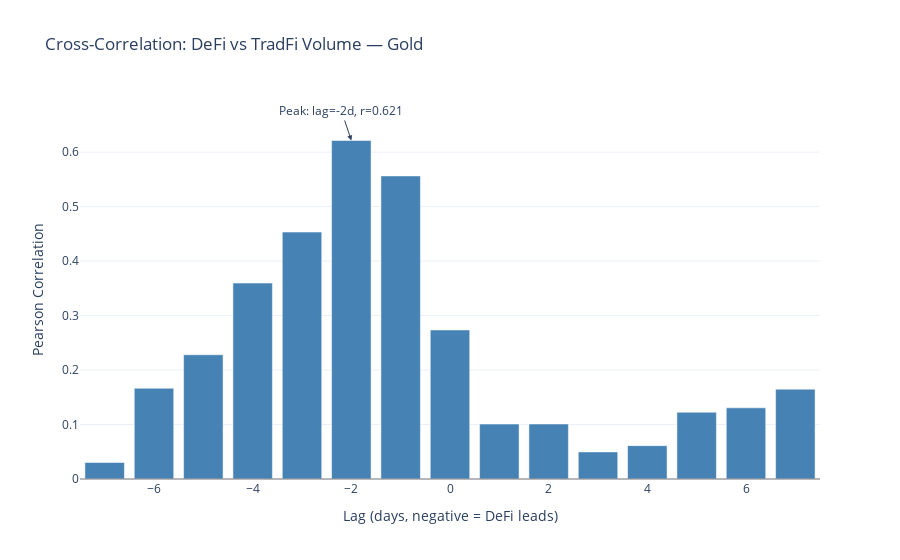
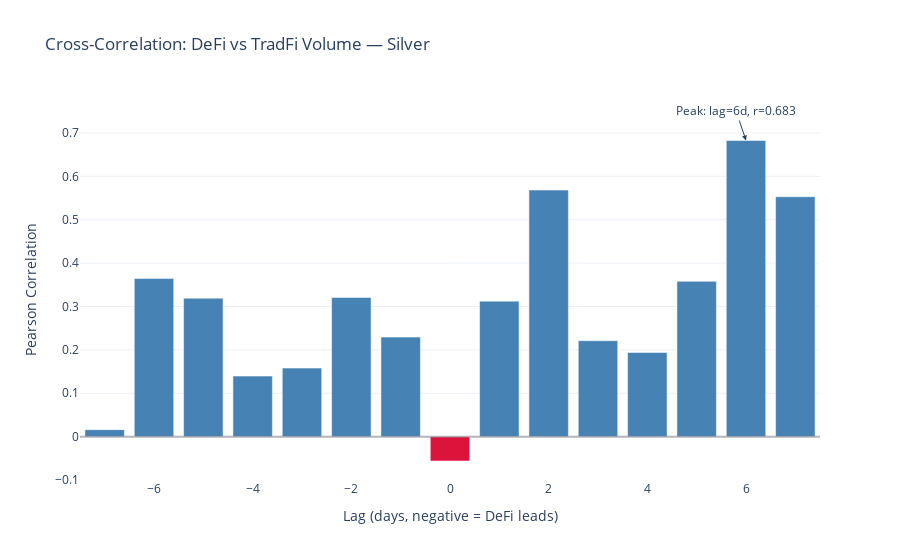
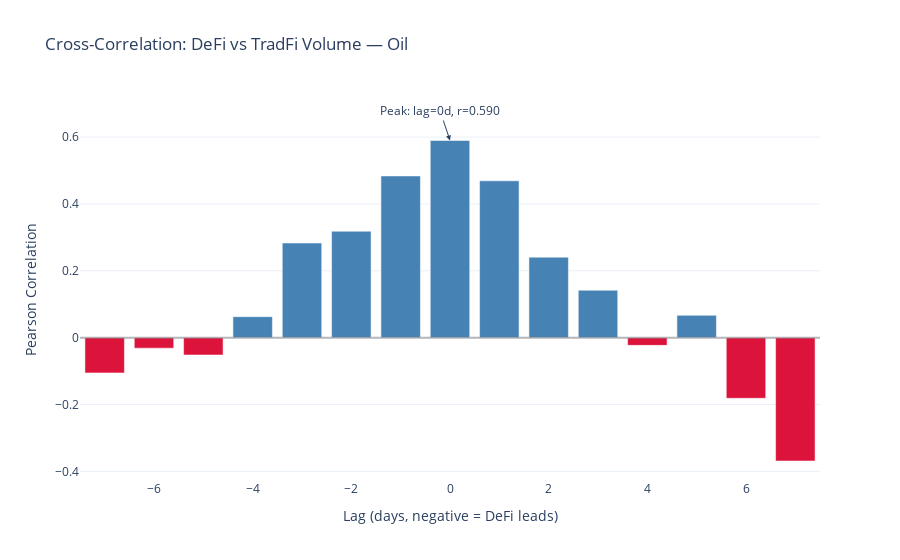
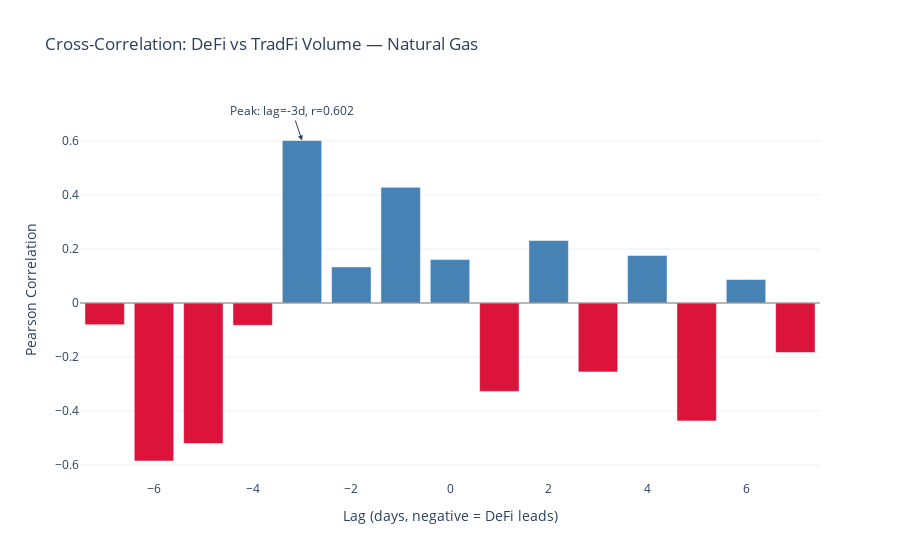

Notebook code cell kept with these figures, in order:
### Markdown cell above
## 3. Cross-Correlation — DeFi vs TradFi Volume

### 3A. Summary Curve
Pearson correlation at each lag from **-7 to +7 days**.  
Negative lag = DeFi leads, positive lag = TradFi leads.

### Code cell
LAGS = range(-7, 8)  # -7 to +7 days

for asset, df in data.items():
    overlap = df.dropna(subset=["defi_notional_usd", "tradfi_notional_usd"]).copy()

    if len(overlap) < 10:
        print(f"{asset}: only {len(overlap)} overlapping days — skipping cross-correlation")
        continue

    lags, corrs = [], []
    for lag in LAGS:
        shifted = overlap["defi_notional_usd"].shift(lag)
        valid = shifted.notna() & overlap["tradfi_notional_usd"].notna()
        if valid.sum() >= 5:
            lags.append(lag)
            corrs.append(shifted[valid].corr(overlap["tradfi_notional_usd"][valid]))

    if len(corrs) == 0:
        print(f"{asset}: insufficient data for cross-correlation")
        continue

    peak_idx = int(np.argmax(np.abs(corrs)))
    peak_lag, peak_corr = lags[peak_idx], corrs[peak_idx]

    # Color bars based on correlation value
    colors = ['crimson' if c < 0 else 'steelblue' for c in corrs]

    fig = go.Figure()
    fig.add_trace(go.Bar(x=lags, y=corrs, marker_color=colors, name="Correlation"))
    fig.add_hline(y=0, line_dash="solid", line_color="gray", opacity=0.5)
    fig.add_annotation(x=peak_lag, y=peak_corr, text=f"Peak: lag={peak_lag}d, r={peak_corr:.3f}",
                       showarrow=True, arrowhead=2, bgcolor="white")
    fig.update_layout(
        title=f"Cross-Correlation: DeFi vs TradFi Volume — {asset}",
        xaxis_title="Lag (days, negative = DeFi leads)",
        yaxis_title="Pearson Correlation",
        hovermode="x unified",
        template="plotly_white",
        showlegend=False,
    )
    fig.show()

### Figure 1 — Plotly figure (JSON) as saved in the notebook; plotly's stock layout.template omitted (floating-point values rounded to 4 significant figures)
{"data": [{"marker": {"color": ["steelblue", "steelblue", "steelblue", "steelblue", "steelblue", "steelblue", "steelblue", "steelblue", "steelblue", "steelblue", "steelblue", "steelblue", "steelblue", "steelblue", "steelblue"]}, "name": "Correlation", "type": "bar", "x": [-7, -6, -5, -4, -3, -2, -1, 0, 1, 2, 3, 4, 5, 6, 7], "y": [0.03032, 0.1665, 0.228, 0.3596, 0.4532, 0.6213, 0.5563, 0.2735, 0.1009, 0.101, 0.04973, 0.06123, 0.1225, 0.1306, 0.1649]}], "layout": {"annotations": [{"arrowhead": 2, "bgcolor": "white", "showarrow": true, "text": "Peak: lag=-2d, r=0.621", "x": -2, "y": 0.6213}], "hovermode": "x unified", "shapes": [{"line": {"color": "gray", "dash": "solid"}, "opacity": 0.5, "type": "line", "x0": 0, "x1": 1, "xref": "x domain", "y0": 0, "y1": 0, "yref": "y"}], "showlegend": false, "title": {"text": "Cross-Correlation: DeFi vs TradFi Volume — Gold"}, "xaxis": {"title": {"text": "Lag (days, negative = DeFi leads)"}}, "yaxis": {"title": {"text": "Pearson Correlation"}}}}

### Figure 2 — Plotly figure (JSON) as saved in the notebook; plotly's stock layout.template omitted (floating-point values rounded to 4 significant figures)
{"data": [{"marker": {"color": ["steelblue", "steelblue", "steelblue", "steelblue", "steelblue", "steelblue", "steelblue", "crimson", "steelblue", "steelblue", "steelblue", "steelblue", "steelblue", "steelblue", "steelblue"]}, "name": "Correlation", "type": "bar", "x": [-7, -6, -5, -4, -3, -2, -1, 0, 1, 2, 3, 4, 5, 6, 7], "y": [0.01617, 0.3648, 0.3191, 0.1396, 0.158, 0.3209, 0.2295, -0.05613, 0.3124, 0.5684, 0.2212, 0.1941, 0.3581, 0.6827, 0.5531]}], "layout": {"annotations": [{"arrowhead": 2, "bgcolor": "white", "showarrow": true, "text": "Peak: lag=6d, r=0.683", "x": 6, "y": 0.6827}], "hovermode": "x unified", "shapes": [{"line": {"color": "gray", "dash": "solid"}, "opacity": 0.5, "type": "line", "x0": 0, "x1": 1, "xref": "x domain", "y0": 0, "y1": 0, "yref": "y"}], "showlegend": false, "title": {"text": "Cross-Correlation: DeFi vs TradFi Volume — Silver"}, "xaxis": {"title": {"text": "Lag (days, negative = DeFi leads)"}}, "yaxis": {"title": {"text": "Pearson Correlation"}}}}

### Figure 3 — Plotly figure (JSON) as saved in the notebook; plotly's stock layout.template omitted (floating-point values rounded to 4 significant figures)
{"data": [{"marker": {"color": ["crimson", "crimson", "crimson", "steelblue", "steelblue", "steelblue", "steelblue", "steelblue", "steelblue", "steelblue", "steelblue", "crimson", "steelblue", "crimson", "crimson"]}, "name": "Correlation", "type": "bar", "x": [-7, -6, -5, -4, -3, -2, -1, 0, 1, 2, 3, 4, 5, 6, 7], "y": [-0.1055, -0.03146, -0.05192, 0.06281, 0.2831, 0.3184, 0.4838, 0.5899, 0.4692, 0.2408, 0.1418, -0.02311, 0.06664, -0.1815, -0.3691]}], "layout": {"annotations": [{"arrowhead": 2, "bgcolor": "white", "showarrow": true, "text": "Peak: lag=0d, r=0.590", "x": 0, "y": 0.5899}], "hovermode": "x unified", "shapes": [{"line": {"color": "gray", "dash": "solid"}, "opacity": 0.5, "type": "line", "x0": 0, "x1": 1, "xref": "x domain", "y0": 0, "y1": 0, "yref": "y"}], "showlegend": false, "title": {"text": "Cross-Correlation: DeFi vs TradFi Volume — Oil"}, "xaxis": {"title": {"text": "Lag (days, negative = DeFi leads)"}}, "yaxis": {"title": {"text": "Pearson Correlation"}}}}

### Figure 4 — Plotly figure (JSON) as saved in the notebook; plotly's stock layout.template omitted (floating-point values rounded to 4 significant figures)
{"data": [{"marker": {"color": ["crimson", "crimson", "crimson", "crimson", "steelblue", "steelblue", "steelblue", "steelblue", "crimson", "steelblue", "crimson", "steelblue", "crimson", "steelblue", "crimson"]}, "name": "Correlation", "type": "bar", "x": [-7, -6, -5, -4, -3, -2, -1, 0, 1, 2, 3, 4, 5, 6, 7], "y": [-0.0805, -0.5851, -0.5204, -0.08286, 0.6017, 0.1337, 0.4282, 0.1607, -0.3273, 0.2315, -0.2552, 0.1762, -0.4367, 0.08687, -0.1834]}], "layout": {"annotations": [{"arrowhead": 2, "bgcolor": "white", "showarrow": true, "text": "Peak: lag=-3d, r=0.602", "x": -3, "y": 0.6017}], "hovermode": "x unified", "shapes": [{"line": {"color": "gray", "dash": "solid"}, "opacity": 0.5, "type": "line", "x0": 0, "x1": 1, "xref": "x domain", "y0": 0, "y1": 0, "yref": "y"}], "showlegend": false, "title": {"text": "Cross-Correlation: DeFi vs TradFi Volume — Natural Gas"}, "xaxis": {"title": {"text": "Lag (days, negative = DeFi leads)"}}, "yaxis": {"title": {"text": "Pearson Correlation"}}}}
